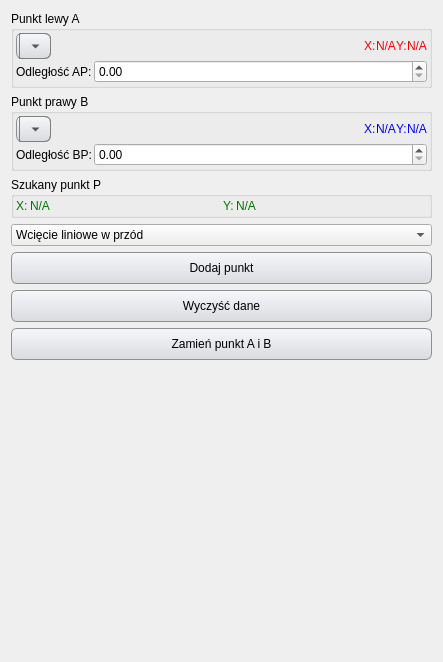
              <widget class="QWidget" name="scrollAreaWidgetContents_6">
               <property name="geometry">
                <rect>
                 <x>0</x>
                 <y>0</y>
                 <width>443</width>
                 <height>662</height>
                </rect>
               </property>
               <layout class="QVBoxLayout" name="verticalLayout_10">
                <item>
                 <widget class="QGroupBox" name="groupBox">
                  <property name="title">
                   <string>Punkt lewy A</string>
                  </property>
                  <layout class="QGridLayout" name="gridLayout_9">
                   <property name="leftMargin">
                    <number>2</number>
                   </property>
                   <property name="topMargin">
                    <number>2</number>
                   </property>
                   <property name="rightMargin">
                    <number>2</number>
                   </property>
                   <property name="bottomMargin">
                    <number>2</number>
                   </property>
                   <property name="horizontalSpacing">
                    <number>2</number>
                   </property>
                   <property name="verticalSpacing">
                    <number>1</number>
                   </property>
                   <item row="0" column="0" colspan="2">
                    <layout class="QHBoxLayout" name="horizontalLayout_5">
                     <item>
                      <widget class="QToolButton" name="btnA">
                       <property name="minimumSize">
                        <size>
                         <width>64</width>
                         <height>26</height>
                        </size>
                       </property>
                       <property name="accessibleDescription">
                        <string>left</string>
                       </property>
                       <property name="styleSheet">
                        <string notr="true">QToolButton {min-width: 30; border: 1px solid #8f8f91; border-radius: 6px; background-color: qlineargradient(x1: 0, y1: 0, x2: 0, y2: 1, stop: 0 #f6f7fa, stop: 1 #dadbde);}
QToolButton[popupMode=&quot;1&quot;] { padding-right: 32px; }
QToolButton:pressed{background-color: qlineargradient(x1: 0, y1: 0, x2: 0, y2: 1, stop: 0 #dadbde, stop: 1 #f6f7fa);}
QToolButton:checked{background-color: qlineargradient(x1: 0, y1: 0, x2: 0, y2: 1, stop: 0 #dadbde, stop: 1 #f6f7fa);}
QToolButton::menu-button{border: 1px solid gray; border-top-right-radius: 6px; border-bottom-right-radius: 6px; width: 30px; }
QToolButton::menu-arrow:open {top: 1px; left: 1px;}</string>
                       </property>
                       <property name="text">
                        <string/>
                       </property>
                       <property name="checkable">
                        <bool>true</bool>
                       </property>
                       <property name="popupMode">
                        <enum>QToolButton::MenuButtonPopup</enum>
                       </property>
                      </widget>
                     </item>
                     <item>
                      <spacer name="horizontalSpacer_4">
                       <property name="orientation">
                        <enum>Qt::Horizontal</enum>
                       </property>
                       <property name="sizeHint" stdset="0">
                        <size>
                         <width>40</width>
                         <height>20</height>
                        </size>
                       </property>
                      </spacer>
                     </item>
                     <item>
                      <widget class="QLabel" name="label_4">
                       <property name="styleSheet">
                        <string notr="true">color: rgb(255, 0, 0);</string>
                       </property>
                       <property name="text">
                        <string>X:</string>
                       </property>
                      </widget>
                     </item>
                     <item>
                      <widget class="QLabel" name="lblAX">
                       <property name="sizePolicy">
                        <sizepolicy hsizetype="Maximum" vsizetype="Preferred">
                         <horstretch>0</horstretch>
                         <verstretch>0</verstretch>
                        </sizepolicy>
                       </property>
                       <property name="styleSheet">
                        <string notr="true">color: rgb(255, 0, 0);</string>
                       </property>
                       <property name="text">
                        <string>N/A</string>
                       </property>
                      </widget>
                     </item>
                     <item>
                      <widget class="QLabel" name="label_8">
                       <property name="styleSheet">
                        <string notr="true">color: rgb(255, 0, 0);</string>
                       </property>
                       <property name="text">
                        <string>Y:</string>
                       </property>
                      </widget>
                     </item>
                     <item>
                      <widget class="QLabel" name="lblAY">
                       <property name="sizePolicy">
                        <sizepolicy hsizetype="Maximum" vsizetype="Preferred">
                         <horstretch>0</horstretch>
                         <verstretch>0</verstretch>
                        </sizepolicy>
                       </property>
                       <property name="styleSheet">
                        <string notr="true">color: rgb(255, 0, 0);</string>
                       </property>
                       <property name="text">
                        <string>N/A</string>
                       </property>
                      </widget>
                     </item>
                    </layout>
                   </item>
                   <item row="1" column="0">
                    <widget class="QLabel" name="label_12">
                     <property name="sizePolicy">
                      <sizepolicy hsizetype="Maximum" vsizetype="Preferred">
                       <horstretch>0</horstretch>
                       <verstretch>0</verstretch>
                      </sizepolicy>
                     </property>
                     <property name="text">
                      <string>Odległość AP:</string>
                     </property>
                    </widget>
                   </item>
                   <item row="1" column="1">
                    <widget class="QDoubleSpinBox" name="sbAP">
                     <property name="sizePolicy">
                      <sizepolicy hsizetype="Minimum" vsizetype="Fixed">
                       <horstretch>0</horstretch>
                       <verstretch>0</verstretch>
                      </sizepolicy>
                     </property>
                     <property name="decimals">
                      <number>2</number>
                     </property>
                     <property name="maximum">
                      <double>1000000.000000000000000</double>
                     </property>
                    </widget>
                   </item>
                  </layout>
                 </widget>
                </item>
                <item>
                 <widget class="QGroupBox" name="groupBox_4">
                  <property name="title">
                   <string>Punkt prawy B</string>
                  </property>
                  <layout class="QGridLayout" name="gridLayout_12">
                   <property name="leftMargin">
                    <number>2</number>
                   </property>
                   <property name="topMargin">
                    <number>2</number>
                   </property>
                   <property name="rightMargin">
                    <number>2</number>
                   </property>
                   <property name="bottomMargin">
                    <number>2</number>
                   </property>
                   <property name="horizontalSpacing">
                    <number>2</number>
                   </property>
                   <property name="verticalSpacing">
                    <number>1</number>
                   </property>
                   <item row="0" column="0" colspan="2">
                    <layout class="QHBoxLayout" name="horizontalLayout_6">
                     <item>
                      <widget class="QToolButton" name="btnB">
                       <property name="minimumSize">
                        <size>
                         <width>64</width>
                         <height>26</height>
                        </size>
                       </property>
                       <property name="accessibleDescription">
                        <string>right</string>
                       </property>
                       <property name="styleSheet">
                        <string notr="true">QToolButton {min-width: 30; border: 1px solid #8f8f91; border-radius: 6px; background-color: qlineargradient(x1: 0, y1: 0, x2: 0, y2: 1, stop: 0 #f6f7fa, stop: 1 #dadbde);}
QToolButton[popupMode=&quot;1&quot;] { padding-right: 32px; }
QToolButton:pressed{background-color: qlineargradient(x1: 0, y1: 0, x2: 0, y2: 1, stop: 0 #dadbde, stop: 1 #f6f7fa);}
QToolButton:checked{background-color: qlineargradient(x1: 0, y1: 0, x2: 0, y2: 1, stop: 0 #dadbde, stop: 1 #f6f7fa);}
QToolButton::menu-button{border: 1px solid gray; border-top-right-radius: 6px; border-bottom-right-radius: 6px; width: 30px; }
QToolButton::menu-arrow:open {top: 1px; left: 1px;}</string>
                       </property>
                       <property name="text">
                        <string/>
                       </property>
                       <property name="checkable">
                        <bool>true</bool>
                       </property>
                       <property name="popupMode">
                        <enum>QToolButton::MenuButtonPopup</enum>
                       </property>
                      </widget>
                     </item>
                     <item>
                      <spacer name="horizontalSpacer_5">
                       <property name="orientation">
                        <enum>Qt::Horizontal</enum>
                       </property>
                       <property name="sizeHint" stdset="0">
                        <size>
                         <width>40</width>
                         <height>20</height>
                        </size>
                       </property>
                      </spacer>
                     </item>
                     <item>
                      <widget class="QLabel" name="label_9">
                       <property name="styleSheet">
                        <string notr="true">color: rgb(0, 0, 255);</string>
                       </property>
                       <property name="text">
                        <string>X:</string>
                       </property>
                      </widget>
                     </item>
                     <item>
                      <widget class="QLabel" name="lblBX">
                       <property name="sizePolicy">
                        <sizepolicy hsizetype="Maximum" vsizetype="Preferred">
                         <horstretch>0</horstretch>
                         <verstretch>0</verstretch>
                        </sizepolicy>
                       </property>
                       <property name="styleSheet">
                        <string notr="true">color: rgb(0, 0, 255);</string>
                       </property>
                       <property name="text">
                        <string>N/A</string>
                       </property>
                      </widget>
                     </item>
                     <item>
                      <widget class="QLabel" name="label_20">
                       <property name="styleSheet">
                        <string notr="true">color: rgb(0, 0, 255);</string>
                       </property>
                       <property name="text">
                        <string>Y:</string>
                       </property>
                      </widget>
                     </item>
                     <item>
                      <widget class="QLabel" name="lblBY">
                       <property name="sizePolicy">
                        <sizepolicy hsizetype="Maximum" vsizetype="Preferred">
                         <horstretch>0</horstretch>
                         <verstretch>0</verstretch>
                        </sizepolicy>
                       </property>
                       <property name="styleSheet">
                        <string notr="true">color: rgb(0, 0, 255);</string>
                       </property>
                       <property name="text">
                        <string>N/A</string>
                       </property>
                      </widget>
                     </item>
                    </layout>
                   </item>
                   <item row="1" column="0">
                    <widget class="QLabel" name="label_13">
                     <property name="sizePolicy">
                      <sizepolicy hsizetype="Maximum" vsizetype="Preferred">
                       <horstretch>0</horstretch>
                       <verstretch>0</verstretch>
                      </sizepolicy>
                     </property>
                     <property name="text">
                      <string>Odległość BP:</string>
                     </property>
                    </widget>
                   </item>
                   <item row="1" column="1">
                    <widget class="QDoubleSpinBox" name="sbBP">
                     <property name="decimals">
                      <number>2</number>
                     </property>
                     <property name="maximum">
                      <double>1000000.000000000000000</double>
                     </property>
                    </widget>
                   </item>
                  </layout>
                 </widget>
                </item>
                <item>
                 <widget class="QGroupBox" name="gbCalcPoint">
                  <property name="title">
                   <string>Szukany punkt P</string>
                  </property>
                  <layout class="QHBoxLayout" name="horizontalLayout_3">
                   <property name="spacing">
                    <number>2</number>
                   </property>
                   <property name="leftMargin">
                    <number>2</number>
                   </property>
                   <property name="topMargin">
                    <number>2</number>
                   </property>
                   <property name="rightMargin">
                    <number>2</number>
                   </property>
                   <property name="bottomMargin">
                    <number>2</number>
                   </property>
                   <item>
                    <widget class="QLabel" name="label_15">
                     <property name="sizePolicy">
                      <sizepolicy hsizetype="Maximum" vsizetype="Preferred">
                       <horstretch>0</horstretch>
                       <verstretch>0</verstretch>
                      </sizepolicy>
                     </property>
                     <property name="styleSheet">
                      <string notr="true">color: rgb(0, 120, 0);</string>
                     </property>
                     <property name="text">
                      <string>X:</string>
                     </property>
                    </widget>
                   </item>
                   <item>
                    <widget class="QLabel" name="lblYP">
                     <property name="styleSheet">
                      <string notr="true">color: rgb(0, 120, 0);</string>
                     </property>
                     <property name="text">
                      <string>N/A</string>
                     </property>
                    </widget>
                   </item>
                   <item>
                    <widget class="QLabel" name="label_16">
                     <property name="sizePolicy">
                      <sizepolicy hsizetype="Maximum" vsizetype="Preferred">
                       <horstretch>0</horstretch>
                       <verstretch>0</verstretch>
                      </sizepolicy>
                     </property>
                     <property name="styleSheet">
                      <string notr="true">color: rgb(0, 120, 0);</string>
                     </property>
                     <property name="text">
                      <string>Y:</string>
                     </property>
                    </widget>
                   </item>
                   <item>
                    <widget class="QLabel" name="lblXP">
                     <property name="styleSheet">
                      <string notr="true">color: rgb(0, 120, 0);</string>
                     </property>
                     <property name="text">
                      <string>N/A</string>
                     </property>
                    </widget>
                   </item>
                  </layout>
                 </widget>
                </item>
                <item>
                 <widget class="QComboBox" name="cmbMeasureMethod">
                  <property name="editable">
                   <bool>false</bool>
                  </property>
                  <item>
                   <property name="text">
                    <string>Wcięcie liniowe w przód</string>
                   </property>
                  </item>
                  <item>
                   <property name="text">
                    <string>Punkt na odcinku</string>
                   </property>
                  </item>
                 </widget>
                </item>
                <item>
                 <widget class="QToolButton" name="bAddCalcPoint">
                  <property name="sizePolicy">
                   <sizepolicy hsizetype="MinimumExpanding" vsizetype="Fixed">
                    <horstretch>0</horstretch>
                    <verstretch>0</verstretch>
                   </sizepolicy>
                  </property>
                  <property name="minimumSize">
                   <size>
                    <width>32</width>
                    <height>32</height>
                   </size>
                  </property>
                  <property name="toolTip">
                   <string>Dodaj punkt P do listy</string>
                  </property>
                  <property name="styleSheet">
                   <string notr="true">QToolButton {min-width: 30; border: 1px solid #8f8f91; border-radius: 6px; background-color: qlineargradient(x1: 0, y1: 0, x2: 0, y2: 1, stop: 0 #f6f7fa, stop: 1 #dadbde);}
QToolButton[popupMode=&quot;1&quot;] { padding-right: 32px; }
QToolButton:pressed{background-color: qlineargradient(x1: 0, y1: 0, x2: 0, y2: 1, stop: 0 #dadbde, stop: 1 #f6f7fa);}
QToolButton::menu-button{border: 1px solid gray; border-top-right-radius: 6px; border-bottom-right-radius: 6px; width: 30px; }
QToolButton::menu-arrow:open {top: 1px; left: 1px;}</string>
                  </property>
                  <property name="text">
                   <string>Dodaj punkt</string>
                  </property>
                 </widget>
                </item>
                <item>
                 <widget class="QToolButton" name="bClear">
                  <property name="sizePolicy">
                   <sizepolicy hsizetype="MinimumExpanding" vsizetype="Fixed">
                    <horstretch>0</horstretch>
                    <verstretch>0</verstretch>
                   </sizepolicy>
                  </property>
                  <property name="minimumSize">
                   <size>
                    <width>32</width>
                    <height>32</height>
                   </size>
                  </property>
                  <property name="toolTip">
                   <string>Zresetuj wprowadzone dane</string>
                  </property>
                  <property name="styleSheet">
                   <string notr="true">QToolButton {min-width: 30; border: 1px solid #8f8f91; border-radius: 6px; background-color: qlineargradient(x1: 0, y1: 0, x2: 0, y2: 1, stop: 0 #f6f7fa, stop: 1 #dadbde);}
QToolButton[popupMode=&quot;1&quot;] { padding-right: 32px; }
QToolButton:pressed{background-color: qlineargradient(x1: 0, y1: 0, x2: 0, y2: 1, stop: 0 #dadbde, stop: 1 #f6f7fa);}
QToolButton::menu-button{border: 1px solid gray; border-top-right-radius: 6px; border-bottom-right-radius: 6px; width: 30px; }
QToolButton::menu-arrow:open {top: 1px; left: 1px;}</string>
                  </property>
                  <property name="text">
                   <string>Wyczyść dane</string>
                  </property>
                 </widget>
                </item>
                <item>
                 <widget class="QToolButton" name="bReplace">
                  <property name="sizePolicy">
                   <sizepolicy hsizetype="MinimumExpanding" vsizetype="Fixed">
                    <horstretch>0</horstretch>
                    <verstretch>0</verstretch>
                   </sizepolicy>
                  </property>
                  <property name="minimumSize">
                   <size>
                    <width>32</width>
                    <height>32</height>
                   </size>
                  </property>
                  <property name="toolTip">
                   <string>Zamień współrzędne punktów A i B</string>
                  </property>
                  <property name="styleSheet">
                   <string notr="true">QToolButton {min-width: 30; border: 1px solid #8f8f91; border-radius: 6px; background-color: qlineargradient(x1: 0, y1: 0, x2: 0, y2: 1, stop: 0 #f6f7fa, stop: 1 #dadbde);}
QToolButton[popupMode=&quot;1&quot;] { padding-right: 32px; }
QToolButton:pressed{background-color: qlineargradient(x1: 0, y1: 0, x2: 0, y2: 1, stop: 0 #dadbde, stop: 1 #f6f7fa);}
QToolButton::menu-button{border: 1px solid gray; border-top-right-radius: 6px; border-bottom-right-radius: 6px; width: 30px; }
QToolButton::menu-arrow:open {top: 1px; left: 1px;}</string>
                  </property>
                  <property name="text">
                   <string>Zamień punkt A i B</string>
                  </property>
                 </widget>
                </item>
                <item>
                 <spacer name="verticalSpacer_2">
                  <property name="orientation">
                   <enum>Qt::Vertical</enum>
                  </property>
                  <property name="sizeHint" stdset="0">
                   <size>
                    <width>20</width>
                    <height>208</height>
                   </size>
                  </property>
                 </spacer>
                </item>
               </layout>
              </widget>
